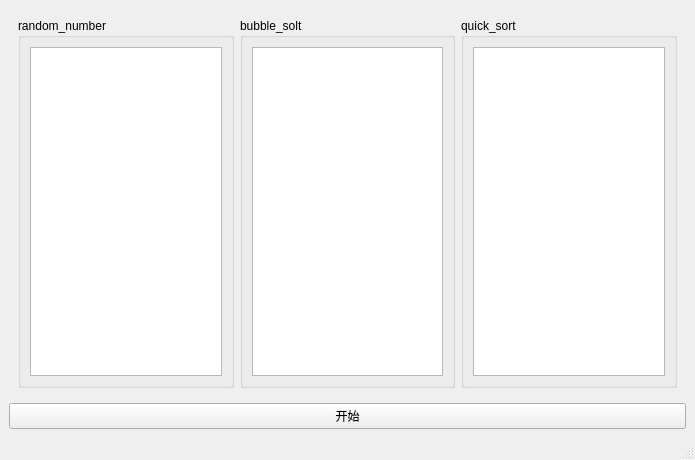
<?xml version="1.0" encoding="UTF-8"?>
<ui version="4.0">
 <class>MainWindow</class>
 <widget class="QMainWindow" name="MainWindow">
  <property name="geometry">
   <rect>
    <x>0</x>
    <y>0</y>
    <width>695</width>
    <height>460</height>
   </rect>
  </property>
  <property name="windowTitle">
   <string>MainWindow</string>
  </property>
  <widget class="QWidget" name="centralwidget">
   <layout class="QVBoxLayout" name="verticalLayout">
    <item>
     <widget class="QWidget" name="widget" native="true">
      <layout class="QHBoxLayout" name="horizontalLayout_4">
       <item>
        <widget class="QGroupBox" name="groupBox">
         <property name="title">
          <string>random_number</string>
         </property>
         <layout class="QHBoxLayout" name="horizontalLayout">
          <item>
           <widget class="QListWidget" name="randlist"/>
          </item>
         </layout>
        </widget>
       </item>
       <item>
        <widget class="QGroupBox" name="groupBox_2">
         <property name="title">
          <string>bubble_solt</string>
         </property>
         <layout class="QHBoxLayout" name="horizontalLayout_2">
          <item>
           <widget class="QListWidget" name="bubblelist"/>
          </item>
         </layout>
        </widget>
       </item>
       <item>
        <widget class="QGroupBox" name="groupBox_3">
         <property name="title">
          <string>quick_sort</string>
         </property>
         <layout class="QHBoxLayout" name="horizontalLayout_3">
          <item>
           <widget class="QListWidget" name="quicklist"/>
          </item>
         </layout>
        </widget>
       </item>
      </layout>
     </widget>
    </item>
    <item>
     <widget class="QPushButton" name="start">
      <property name="text">
       <string>开始</string>
      </property>
     </widget>
    </item>
   </layout>
  </widget>
  <widget class="QMenuBar" name="menubar">
   <property name="geometry">
    <rect>
     <x>0</x>
     <y>0</y>
     <width>695</width>
     <height>23</height>
    </rect>
   </property>
  </widget>
  <widget class="QStatusBar" name="statusbar"/>
 </widget>
 <resources/>
 <connections/>
</ui>
